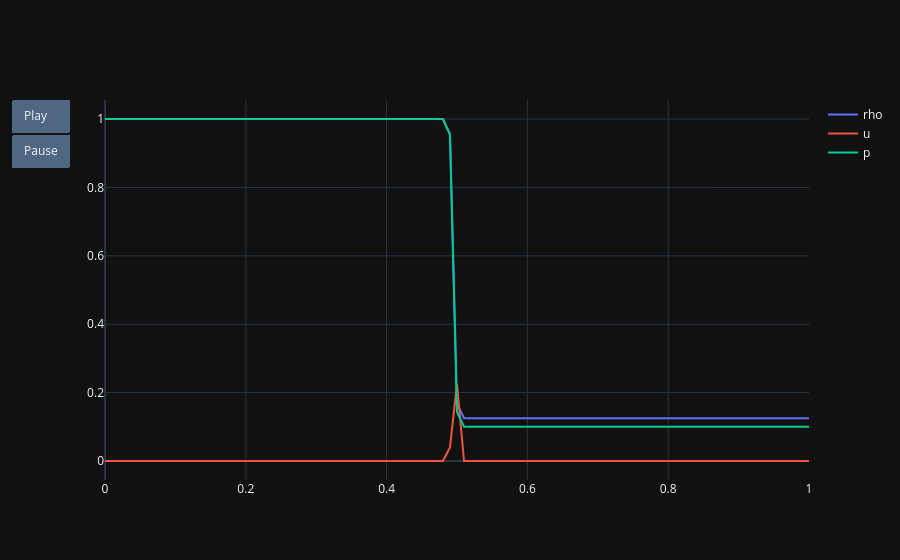

Source (notebook cell):
### Markdown cell above
## Animate entire solution

### Code cell
# animation speed (in frames per second, fps)
fps = 60

# get all filenames ending in *.csv within the build folder
filenames_raw = [f for f in os.listdir('build') if f.endswith('.csv')]
filenames_raw.sort()

# read first latest_solution and plot
df = pd.read_csv(f'build/{filenames_raw[0]}')
fig = go.Figure(data=[go.Scatter(x=df['x'], y=df['rho'], name='rho', mode='lines'),
                     go.Scatter(x=df['x'], y=df['u'], name='u', mode='lines'),
                     go.Scatter(x=df['x'], y=df['p'], name='p', mode='lines')])
fig.update_layout(template='plotly_dark')

frames = list()
for filename in filenames_raw[1:]:
    df = pd.read_csv(f'build/{filename}')
    frames.append(go.Frame(data=[go.Scatter(x=df['x'], y=df['rho'], name='rho', mode='lines'),
                                go.Scatter(x=df['x'], y=df['u'], name='u', mode='lines'),
                                go.Scatter(x=df['x'], y=df['p'], name='p', mode='lines')]))

fig.update(frames=frames)
fig.update_layout(updatemenus=[dict(type="buttons", showactive=False, buttons=[dict(label="Play", method="animate",
    args=[None, {"frame": {"duration": 1000/fps, "redraw": False},
    "fromcurrent": True, "transition": {"duration": 300}}]), 
    dict(label="Pause", method="animate",
    args=[[None], {"frame": {"duration": 0, "redraw": False},
    "mode": "immediate", "transition": {"duration": 0}}])]
    )])
fig.show()

### Figure 1 — Plotly figure (JSON) as saved in the notebook; plotly's stock layout.template omitted (floating-point values rounded to 4 significant figures)
{"data": [{"mode": "lines", "name": "rho", "type": "scatter", "x": [0.0, 0.01, 0.02, 0.03, 0.04, 0.05, 0.06, 0.07, 0.08, 0.09, 0.1, 0.11, 0.12, 0.13, 0.14, 0.15, 0.16, 0.17, 0.18, 0.19, 0.2, 0.21, 0.22, 0.23, 0.24, 0.25, 0.26, 0.27, 0.28, 0.29, 0.3, 0.31, 0.32, 0.33, 0.34, 0.35, 0.36, 0.37, 0.38, 0.39, 0.4, 0.41, 0.42, 0.43, 0.44, 0.45, 0.46, 0.47, 0.48, 0.49, 0.5, 0.51, 0.52, 0.53, 0.54, 0.55, 0.56, 0.57, 0.58, 0.59, 0.6, 0.61, 0.62, 0.63, 0.64, 0.65, 0.66, 0.67, 0.68, 0.69, 0.7, 0.71, 0.72, 0.73, 0.74, 0.75, 0.76, 0.77, 0.78, 0.79, 0.8, 0.81, 0.82, 0.83, 0.84, 0.85, 0.86, 0.87, 0.88, 0.89, 0.9, 0.91, 0.92, 0.93, 0.94, 0.95, 0.96, 0.97, 0.98, 0.99, 1.0], "y": [1.0, 1.0, 1.0, 1.0, 1.0, 1.0, 1.0, 1.0, 1.0, 1.0, 1.0, 1.0, 1.0, 1.0, 1.0, 1.0, 1.0, 1.0, 1.0, 1.0, 1.0, 1.0, 1.0, 1.0, 1.0, 1.0, 1.0, 1.0, 1.0, 1.0, 1.0, 1.0, 1.0, 1.0, 1.0, 1.0, 1.0, 1.0, 1.0, 1.0, 1.0, 1.0, 1.0, 1.0, 1.0, 1.0, 1.0, 1.0, 1.0, 0.9563, 0.1688, 0.125, 0.125, 0.125, 0.125, 0.125, 0.125, 0.125, 0.125, 0.125, 0.125, 0.125, 0.125, 0.125, 0.125, 0.125, 0.125, 0.125, 0.125, 0.125, 0.125, 0.125, 0.125, 0.125, 0.125, 0.125, 0.125, 0.125, 0.125, 0.125, 0.125, 0.125, 0.125, 0.125, 0.125, 0.125, 0.125, 0.125, 0.125, 0.125, 0.125, 0.125, 0.125, 0.125, 0.125, 0.125, 0.125, 0.125, 0.125, 0.125, 0.125]}, {"mode": "lines", "name": "u", "type": "scatter", "x": [0.0, 0.01, 0.02, 0.03, 0.04, 0.05, 0.06, 0.07, 0.08, 0.09, 0.1, 0.11, 0.12, 0.13, 0.14, 0.15, 0.16, 0.17, 0.18, 0.19, 0.2, 0.21, 0.22, 0.23, 0.24, 0.25, 0.26, 0.27, 0.28, 0.29, 0.3, 0.31, 0.32, 0.33, 0.34, 0.35, 0.36, 0.37, 0.38, 0.39, 0.4, 0.41, 0.42, 0.43, 0.44, 0.45, 0.46, 0.47, 0.48, 0.49, 0.5, 0.51, 0.52, 0.53, 0.54, 0.55, 0.56, 0.57, 0.58, 0.59, 0.6, 0.61, 0.62, 0.63, 0.64, 0.65, 0.66, 0.67, 0.68, 0.69, 0.7, 0.71, 0.72, 0.73, 0.74, 0.75, 0.76, 0.77, 0.78, 0.79, 0.8, 0.81, 0.82, 0.83, 0.84, 0.85, 0.86, 0.87, 0.88, 0.89, 0.9, 0.91, 0.92, 0.93, 0.94, 0.95, 0.96, 0.97, 0.98, 0.99, 1.0], "y": [0.0, 0.0, 0.0, 0.0, 0.0, 0.0, 0.0, 0.0, 0.0, 0.0, 0.0, 0.0, 0.0, 0.0, 0.0, 0.0, 0.0, 0.0, 0.0, 0.0, 0.0, 0.0, 0.0, 0.0, 0.0, 0.0, 0.0, 0.0, 0.0, 0.0, 0.0, 0.0, 0.0, 0.0, 0.0, 0.0, 0.0, 0.0, 0.0, 0.0, 0.0, 0.0, 0.0, 0.0, 0.0, 0.0, 0.0, 0.0, 0.0, 0.03977, 0.2254, 0.0, 0.0, 0.0, 0.0, 0.0, 0.0, 0.0, 0.0, 0.0, 0.0, 0.0, 0.0, 0.0, 0.0, 0.0, 0.0, 0.0, 0.0, 0.0, 0.0, 0.0, 0.0, 0.0, 0.0, 0.0, 0.0, 0.0, 0.0, 0.0, 0.0, 0.0, 0.0, 0.0, 0.0, 0.0, 0.0, 0.0, 0.0, 0.0, 0.0, 0.0, 0.0, 0.0, 0.0, 0.0, 0.0, 0.0, 0.0, 0.0, 0.0]}, {"mode": "lines", "name": "p", "type": "scatter", "x": [0.0, 0.01, 0.02, 0.03, 0.04, 0.05, 0.06, 0.07, 0.08, 0.09, 0.1, 0.11, 0.12, 0.13, 0.14, 0.15, 0.16, 0.17, 0.18, 0.19, 0.2, 0.21, 0.22, 0.23, 0.24, 0.25, 0.26, 0.27, 0.28, 0.29, 0.3, 0.31, 0.32, 0.33, 0.34, 0.35, 0.36, 0.37, 0.38, 0.39, 0.4, 0.41, 0.42, 0.43, 0.44, 0.45, 0.46, 0.47, 0.48, 0.49, 0.5, 0.51, 0.52, 0.53, 0.54, 0.55, 0.56, 0.57, 0.58, 0.59, 0.6, 0.61, 0.62, 0.63, 0.64, 0.65, 0.66, 0.67, 0.68, 0.69, 0.7, 0.71, 0.72, 0.73, 0.74, 0.75, 0.76, 0.77, 0.78, 0.79, 0.8, 0.81, 0.82, 0.83, 0.84, 0.85, 0.86, 0.87, 0.88, 0.89, 0.9, 0.91, 0.92, 0.93, 0.94, 0.95, 0.96, 0.97, 0.98, 0.99, 1.0], "y": [1.0, 1.0, 1.0, 1.0, 1.0, 1.0, 1.0, 1.0, 1.0, 1.0, 1.0, 1.0, 1.0, 1.0, 1.0, 1.0, 1.0, 1.0, 1.0, 1.0, 1.0, 1.0, 1.0, 1.0, 1.0, 1.0, 1.0, 1.0, 1.0, 1.0, 1.0, 1.0, 1.0, 1.0, 1.0, 1.0, 1.0, 1.0, 1.0, 1.0, 1.0, 1.0, 1.0, 1.0, 1.0, 1.0, 1.0, 1.0, 1.0, 0.9547, 0.1433, 0.1, 0.1, 0.1, 0.1, 0.1, 0.1, 0.1, 0.1, 0.1, 0.1, 0.1, 0.1, 0.1, 0.1, 0.1, 0.1, 0.1, 0.1, 0.1, 0.1, 0.1, 0.1, 0.1, 0.1, 0.1, 0.1, 0.1, 0.1, 0.1, 0.1, 0.1, 0.1, 0.1, 0.1, 0.1, 0.1, 0.1, 0.1, 0.1, 0.1, 0.1, 0.1, 0.1, 0.1, 0.1, 0.1, 0.1, 0.1, 0.1, 0.1]}], "layout": {"updatemenus": [{"buttons": [{"args": [null, {"frame": {"duration": 16.67, "redraw": false}, "fromcurrent": true, "transition": {"duration": 300}}], "label": "Play", "method": "animate"}, {"args": [[null], {"frame": {"duration": 0, "redraw": false}, "mode": "immediate", "transition": {"duration": 0}}], "label": "Pause", "method": "animate"}], "showactive": false, "type": "buttons"}]}}
